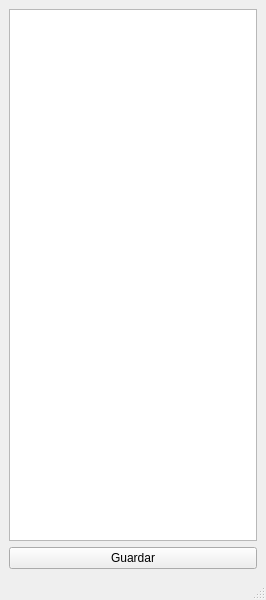
<?xml version="1.0" encoding="UTF-8"?>
<ui version="4.0">
 <class>Factura</class>
 <widget class="QMainWindow" name="Factura">
  <property name="geometry">
   <rect>
    <x>0</x>
    <y>0</y>
    <width>266</width>
    <height>600</height>
   </rect>
  </property>
  <property name="windowTitle">
   <string>MainWindow</string>
  </property>
  <widget class="QWidget" name="centralwidget">
   <layout class="QGridLayout" name="gridLayout">
    <item row="0" column="0">
     <widget class="QPlainTextEdit" name="outFactura"/>
    </item>
    <item row="1" column="0">
     <widget class="QPushButton" name="btnGuardar">
      <property name="text">
       <string>Guardar</string>
      </property>
     </widget>
    </item>
   </layout>
  </widget>
  <widget class="QMenuBar" name="menubar">
   <property name="geometry">
    <rect>
     <x>0</x>
     <y>0</y>
     <width>266</width>
     <height>21</height>
    </rect>
   </property>
  </widget>
  <widget class="QStatusBar" name="statusbar"/>
 </widget>
 <resources/>
 <connections/>
</ui>
